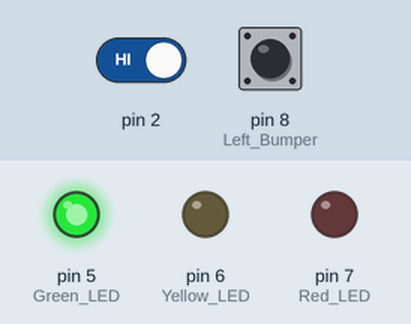
Simulated run of this sketch. Board: Arduino Uno, built with avr-gcc and run on an emulated ATmega328P. On the bench: output pins drawn as LEDs (lit = HIGH). The test bench sets the inputs (shaded band); at power-on: pin 2 HIGH, pin 8 (Left_Bumper) LOW.

Above: at 1.2 s.
1.3 s: pin 2 driven LOW
At 2.5 s:
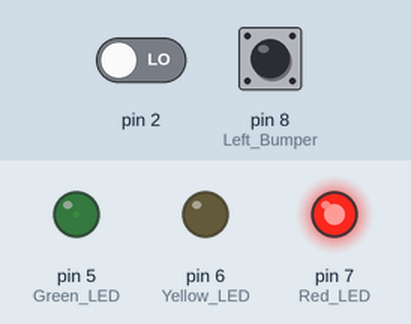
2.8 s: pin 8 (Left_Bumper) pulled HIGH for 0.15 s
At 2.9 s:
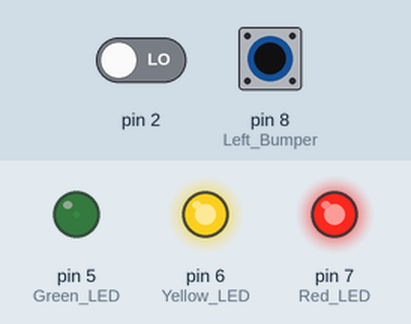
4.5 s: pin 2 driven HIGH
At 4.9 s:
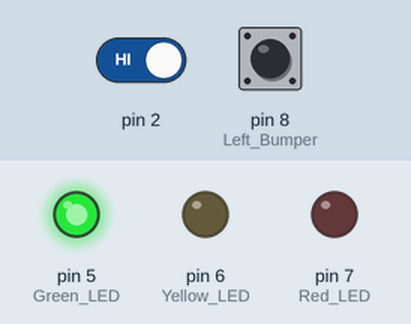
6.0 s: pin 2 driven LOW
At 7.2 s:
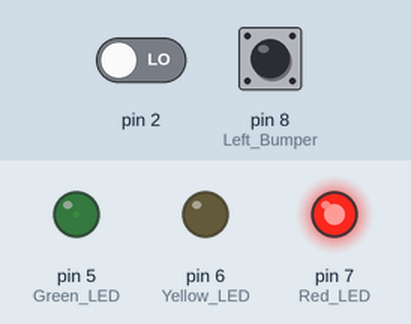
7.5 s: pin 8 (Left_Bumper) pulled HIGH for 1 s
At 8.3 s:
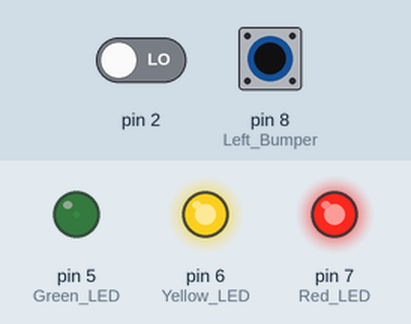
10.0 s: pin 8 (Left_Bumper) pulled HIGH for 0.15 s
At 10.17 s:
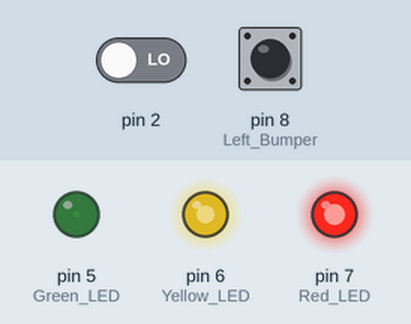
Timing chart, 0 to 12.7 s (numbered marks = the images above; inputs shaded):
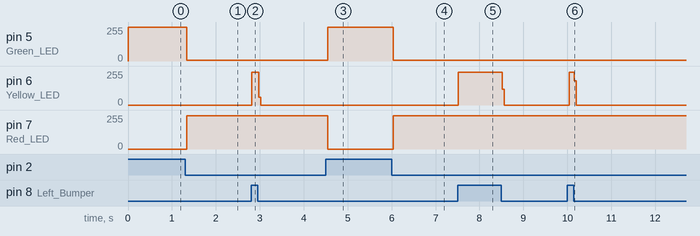

Measured:
- after the input at 1.3 s, pin 5 (Green_LED): 255/255 → 4/255 at once; pin 7 (Red_LED): 0/255 → 249/255 at once
- after the input at 2.8 s, pin 6 (Yellow_LED): 0/255 → 246/255 at once, → 0/255 0.16 s later
- after the input at 4.5 s, pin 5 (Green_LED): 4/255 → 255/255 at once; pin 7 (Red_LED): 249/255 → 0/255 at once
- after the input at 6.0 s, pin 5 (Green_LED): 255/255 → 4/255 at once; pin 7 (Red_LED): 0/255 → 249/255 at once
- after the input at 7.5 s, pin 6 (Yellow_LED): 0/255 → 246/255 at once, → 0/255 1.0 s later
- after the input at 10.0 s, pin 6 (Yellow_LED): 0/255 → 246/255 at once, → 0/255 0.12 s later

The sketch:

Bumper_Interrupt.ino
```cpp
void setup() {

pinMode(5, OUTPUT);  // Green LED
pinMode(6, OUTPUT);  // Yellow LED
pinMode(7, OUTPUT);  // Red LED
pinMode(8, INPUT);   // Left Bumper
pinMode(9, INPUT);   // Right Bumper

attachInterrupt(digitalPinToInterrupt(2), BUMP, LOW); // Bumper interupt

}

void loop() {

  digitalWrite(5, HIGH);
  digitalWrite(6, LOW);
  digitalWrite(7, LOW);

}

void BUMP() {

  digitalWrite(5,LOW);
  digitalWrite(7,HIGH);

  if (digitalRead(8) == 1 ) {digitalWrite(6, HIGH);}

}
```
